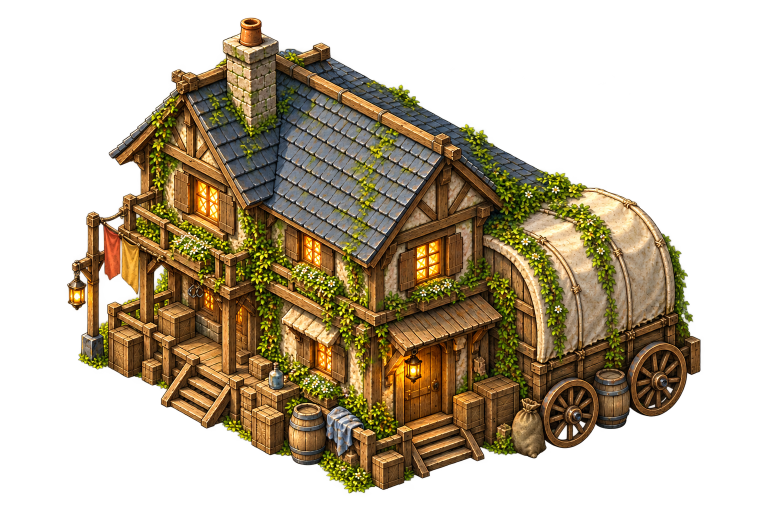
#> input picture assets/source/rare-landmarks-v1/01-merchants-last-stop-grid-v3.png, 1536 x 1024 px (shown at 1/2 size); its folder holds 4 pictures in this run
$ python audit-alpha.py
#> lines starting #> are read from the running program, lines starting #| are printed output that depends on the picture
from pathlib import Path
from PIL import Image
import json
root=Path(__file__).parent
records=[]
for p in sorted(root.glob('*.png')):
    im=Image.open(p)
#> im is the input picture: PIL image 1536x1024 RGBA; mean R, G, B, A 75.8, 60.6, 31.4, 120.7
    alpha=im.getchannel('A') if 'A' in im.getbands() else None
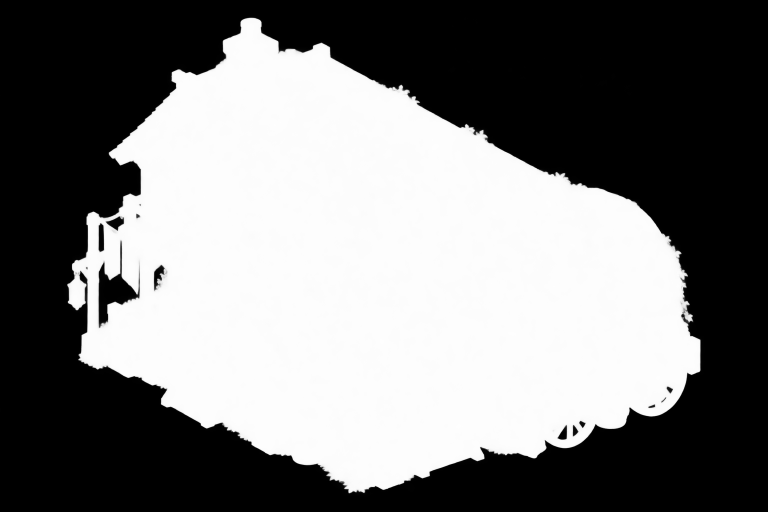
#> alpha: PIL image 1536x1024 L (shown at 1/2 size); min 0, max 254, mean 120.7
    h=alpha.histogram() if alpha else []
#> h = 256 values, max 790342 at index 0, min 0 at index 255, mean 6144
    bounds=alpha.point(lambda v:255 if v>128 else 0).getbbox() if alpha else None
#> bounds = (135, 36, 1401, 986)
    records.append(dict(file=p.name,size=list(im.size),mode=im.mode,alpha_range=list(alpha.getextrema()) if alpha else None,transparent_pixels=h[0] if h else 0,solid_bounds=bounds,solid_touches_canvas=bool(bounds and (bounds[0]==0 or bounds[1]==0 or bounds[2]==im.width or bounds[3]==im.height)),projection_status='not-certified'))
#> pass 2 of the loop `for p in sorted(root.glob('*.png')):`:
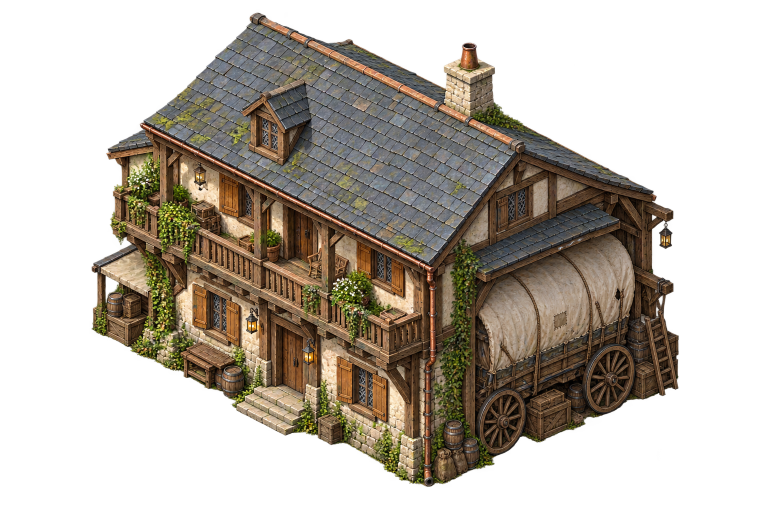
#> input picture assets/source/rare-landmarks-v1/01-merchants-last-stop-grid-v5.png, 1536 x 1024 px (shown at 1/2 size)
#> im is the input picture: PIL image 1536x1024 RGBA; mean R, G, B, A 66.3, 56.9, 43.4, 119.3
#> `alpha=im.getchannel('A') if 'A' in im.getbands() else None`:
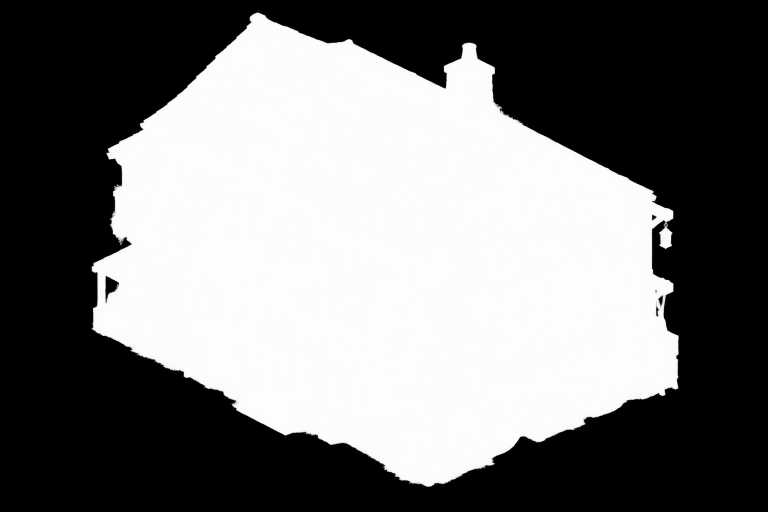
#> alpha: PIL image 1536x1024 L (shown at 1/2 size); min 0, max 254, mean 119.3
#> h = 256 values, max 809385 at index 0, min 0 at index 255, mean 6144
#> bounds = (184, 25, 1357, 973)
#> pass 3 of the loop `for p in sorted(root.glob('*.png')):`:
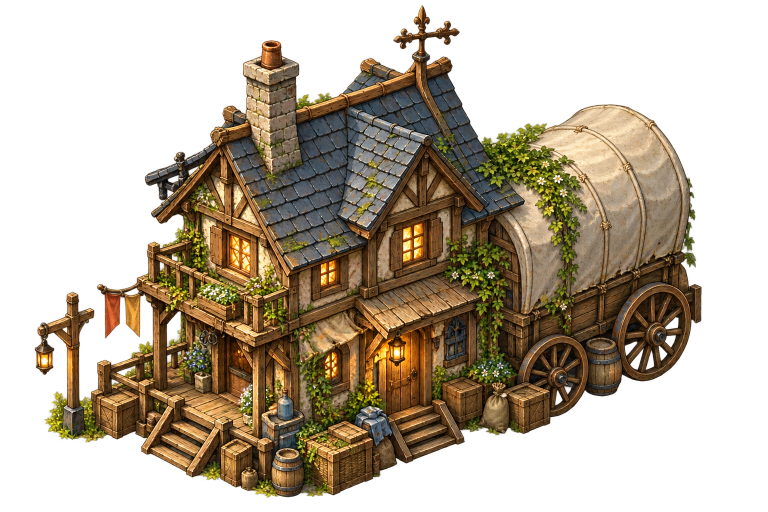
#> input picture assets/source/rare-landmarks-v1/01-merchants-last-stop.png, 1536 x 1024 px (shown at 1/2 size)
#> im is the input picture: PIL image 1536x1024 RGBA; mean R, G, B, A 77.6, 60.9, 35.7, 123.4
#> `alpha=im.getchannel('A') if 'A' in im.getbands() else None`:
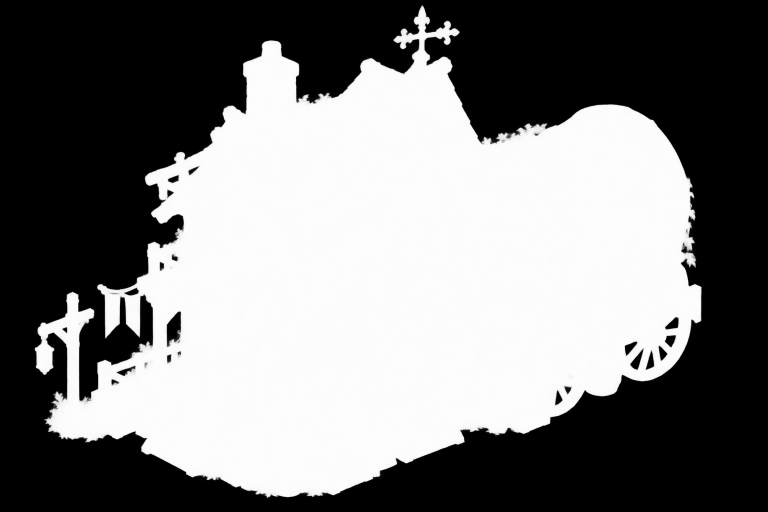
#> alpha: PIL image 1536x1024 L (shown at 1/2 size); min 0, max 254, mean 123.4
#> h = 256 values, max 758734 at index 0, min 0 at index 255, mean 6144
#> bounds = (70, 11, 1403, 995)
#> the loop made 4 passes; the first 3 are shown
(root/'alpha-report.json').write_text(json.dumps(records,indent=2))
#> (the run stopped early here; a loop or call above may not have finished)
